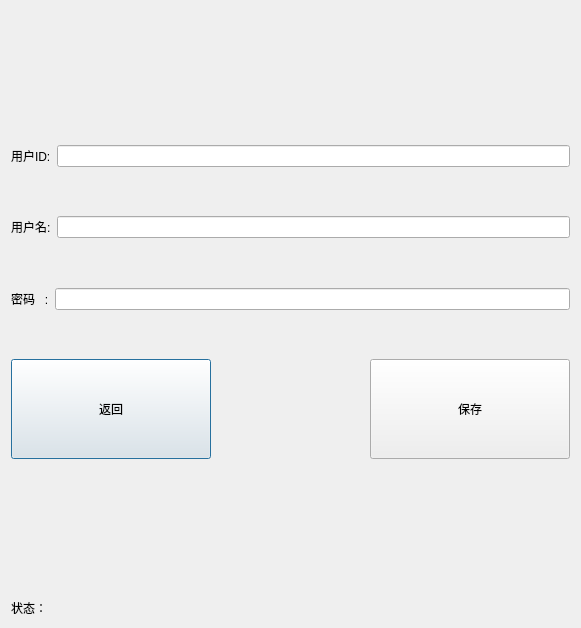
<?xml version="1.0" encoding="UTF-8"?>
<ui version="4.0">
 <class>SetForm</class>
 <widget class="QDialog" name="SetForm">
  <property name="geometry">
   <rect>
    <x>0</x>
    <y>0</y>
    <width>581</width>
    <height>628</height>
   </rect>
  </property>
  <property name="minimumSize">
   <size>
    <width>0</width>
    <height>0</height>
   </size>
  </property>
  <property name="windowTitle">
   <string>Dialog</string>
  </property>
  <layout class="QVBoxLayout" name="verticalLayout">
   <item>
    <spacer name="verticalSpacer_3">
     <property name="orientation">
      <enum>Qt::Vertical</enum>
     </property>
     <property name="sizeHint" stdset="0">
      <size>
       <width>20</width>
       <height>134</height>
      </size>
     </property>
    </spacer>
   </item>
   <item>
    <layout class="QHBoxLayout" name="horizontalLayout">
     <item>
      <widget class="QLabel" name="label">
       <property name="text">
        <string>用户ID:</string>
       </property>
      </widget>
     </item>
     <item>
      <widget class="QLineEdit" name="userid"/>
     </item>
    </layout>
   </item>
   <item>
    <spacer name="verticalSpacer">
     <property name="orientation">
      <enum>Qt::Vertical</enum>
     </property>
     <property name="sizeHint" stdset="0">
      <size>
       <width>20</width>
       <height>40</height>
      </size>
     </property>
    </spacer>
   </item>
   <item>
    <layout class="QHBoxLayout" name="horizontalLayout_2">
     <item>
      <widget class="QLabel" name="label_2">
       <property name="text">
        <string>用户名:</string>
       </property>
      </widget>
     </item>
     <item>
      <widget class="QLineEdit" name="username"/>
     </item>
    </layout>
   </item>
   <item>
    <spacer name="verticalSpacer_2">
     <property name="orientation">
      <enum>Qt::Vertical</enum>
     </property>
     <property name="sizeHint" stdset="0">
      <size>
       <width>20</width>
       <height>40</height>
      </size>
     </property>
    </spacer>
   </item>
   <item>
    <layout class="QHBoxLayout" name="horizontalLayout_3">
     <item>
      <widget class="QLabel" name="label_3">
       <property name="text">
        <string>密码   :</string>
       </property>
      </widget>
     </item>
     <item>
      <widget class="QLineEdit" name="password"/>
     </item>
    </layout>
   </item>
   <item>
    <spacer name="verticalSpacer_5">
     <property name="orientation">
      <enum>Qt::Vertical</enum>
     </property>
     <property name="sizeHint" stdset="0">
      <size>
       <width>20</width>
       <height>26</height>
      </size>
     </property>
    </spacer>
   </item>
   <item>
    <layout class="QHBoxLayout" name="horizontalLayout_4">
     <item>
      <widget class="QPushButton" name="back">
       <property name="minimumSize">
        <size>
         <width>200</width>
         <height>100</height>
        </size>
       </property>
       <property name="maximumSize">
        <size>
         <width>200</width>
         <height>100</height>
        </size>
       </property>
       <property name="text">
        <string>返回</string>
       </property>
      </widget>
     </item>
     <item>
      <spacer name="horizontalSpacer">
       <property name="orientation">
        <enum>Qt::Horizontal</enum>
       </property>
       <property name="sizeHint" stdset="0">
        <size>
         <width>98</width>
         <height>97</height>
        </size>
       </property>
      </spacer>
     </item>
     <item>
      <widget class="QPushButton" name="save">
       <property name="minimumSize">
        <size>
         <width>200</width>
         <height>100</height>
        </size>
       </property>
       <property name="maximumSize">
        <size>
         <width>200</width>
         <height>100</height>
        </size>
       </property>
       <property name="text">
        <string>保存</string>
       </property>
      </widget>
     </item>
    </layout>
   </item>
   <item>
    <spacer name="verticalSpacer_4">
     <property name="orientation">
      <enum>Qt::Vertical</enum>
     </property>
     <property name="sizeHint" stdset="0">
      <size>
       <width>20</width>
       <height>134</height>
      </size>
     </property>
    </spacer>
   </item>
   <item>
    <widget class="QLabel" name="statusbar">
     <property name="text">
      <string>状态：</string>
     </property>
    </widget>
   </item>
  </layout>
 </widget>
 <resources/>
 <connections/>
</ui>
